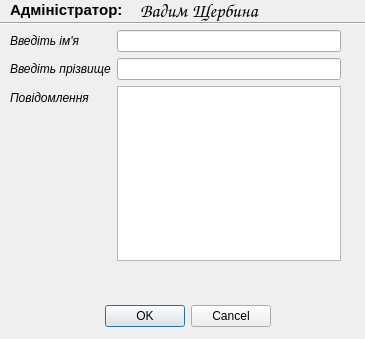
<?xml version="1.0" encoding="UTF-8"?>
<ui version="4.0">
 <class>Help</class>
 <widget class="QDialog" name="Help">
  <property name="geometry">
   <rect>
    <x>0</x>
    <y>0</y>
    <width>365</width>
    <height>339</height>
   </rect>
  </property>
  <property name="windowTitle">
   <string>Dialog</string>
  </property>
  <widget class="QDialogButtonBox" name="buttonBox">
   <property name="geometry">
    <rect>
     <x>90</x>
     <y>300</y>
     <width>181</width>
     <height>32</height>
    </rect>
   </property>
   <property name="orientation">
    <enum>Qt::Horizontal</enum>
   </property>
   <property name="standardButtons">
    <set>QDialogButtonBox::Cancel|QDialogButtonBox::Ok</set>
   </property>
  </widget>
  <widget class="QWidget" name="formLayoutWidget_2">
   <property name="geometry">
    <rect>
     <x>10</x>
     <y>30</y>
     <width>331</width>
     <height>231</height>
    </rect>
   </property>
   <layout class="QFormLayout" name="formLayout_2">
    <item row="0" column="0">
     <widget class="QLabel" name="Label_3">
      <property name="font">
       <font>
        <italic>true</italic>
       </font>
      </property>
      <property name="text">
       <string>Введіть ім'я</string>
      </property>
     </widget>
    </item>
    <item row="0" column="1">
     <widget class="QLineEdit" name="LineEdit"/>
    </item>
    <item row="1" column="0">
     <widget class="QLabel" name="Label_4">
      <property name="font">
       <font>
        <italic>true</italic>
       </font>
      </property>
      <property name="text">
       <string>Введіть прізвище</string>
      </property>
     </widget>
    </item>
    <item row="1" column="1">
     <widget class="QLineEdit" name="LineEdit_2"/>
    </item>
    <item row="2" column="0">
     <widget class="QLabel" name="label_3">
      <property name="font">
       <font>
        <italic>true</italic>
       </font>
      </property>
      <property name="text">
       <string>Повідомлення</string>
      </property>
     </widget>
    </item>
    <item row="2" column="1">
     <widget class="QTextEdit" name="textEdit"/>
    </item>
   </layout>
  </widget>
  <widget class="QLabel" name="label_4">
   <property name="geometry">
    <rect>
     <x>10</x>
     <y>0</y>
     <width>121</width>
     <height>20</height>
    </rect>
   </property>
   <property name="font">
    <font>
     <family>Ubuntu</family>
     <pointsize>11</pointsize>
     <weight>75</weight>
     <italic>false</italic>
     <bold>true</bold>
    </font>
   </property>
   <property name="text">
    <string>Адміністратор:</string>
   </property>
  </widget>
  <widget class="QLabel" name="label_5">
   <property name="geometry">
    <rect>
     <x>140</x>
     <y>0</y>
     <width>161</width>
     <height>21</height>
    </rect>
   </property>
   <property name="font">
    <font>
     <family>URW Chancery L</family>
     <pointsize>14</pointsize>
     <italic>true</italic>
    </font>
   </property>
   <property name="text">
    <string>Вадим Щербина</string>
   </property>
  </widget>
  <widget class="Line" name="line">
   <property name="geometry">
    <rect>
     <x>0</x>
     <y>13</y>
     <width>371</width>
     <height>20</height>
    </rect>
   </property>
   <property name="orientation">
    <enum>Qt::Horizontal</enum>
   </property>
  </widget>
 </widget>
 <resources/>
 <connections>
  <connection>
   <sender>buttonBox</sender>
   <signal>accepted()</signal>
   <receiver>Help</receiver>
   <slot>accept()</slot>
   <hints>
    <hint type="sourcelabel">
     <x>248</x>
     <y>254</y>
    </hint>
    <hint type="destinationlabel">
     <x>157</x>
     <y>274</y>
    </hint>
   </hints>
  </connection>
  <connection>
   <sender>buttonBox</sender>
   <signal>rejected()</signal>
   <receiver>Help</receiver>
   <slot>reject()</slot>
   <hints>
    <hint type="sourcelabel">
     <x>316</x>
     <y>260</y>
    </hint>
    <hint type="destinationlabel">
     <x>286</x>
     <y>274</y>
    </hint>
   </hints>
  </connection>
 </connections>
</ui>
